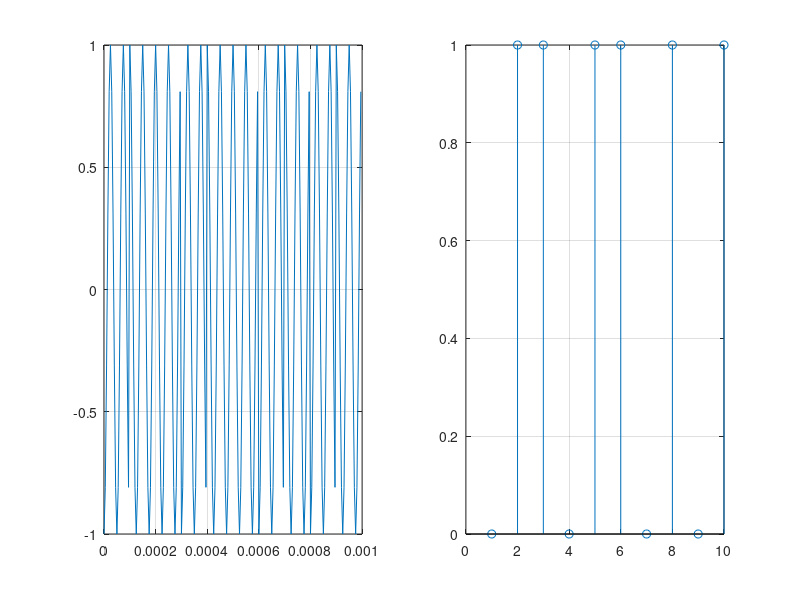

Write MATLAB code to recreate this figure.
clear all
close all
clc
%{
Modulador e demodulador bpsk
%}
nb = 10;
seqb = randi([0 1], 1, nb);
% seqb = [0 0 0 1 0 0 1 0 1 0];
rb = 10e3; %Banda 
fc = 20e3; %Frequência da portadora
fs = 200e3; %frequencia de amostragem
nab = fs/rb; %amostras por bit
sinal = reshape(repmat(seqb, nab,1),1,nab*nb);
sinal_nrz = sinal*2-1;
ts = 1/fs;
t = 0:ts:(nab*nb-1)*ts;
phi = 2*pi*fc*t;
onda_transmitida = sinal_nrz.*cos(2*pi*fc*t);
subplot(1,2,1)
plot(t,onda_transmitida)
grid on
%Chegou o sinalrx
SNR = 10;
sinalrx = awgn(onda_transmitida, SNR); % + ruido gaussiano
snrzrx = sinalrx.*cos(2*pi*fc*t);
seqsrx = sum(reshape(snrzrx,nab,nb));
seqbrx = seqsrx>0;
subplot(1,2,2)
stem(seqbrx)
grid on